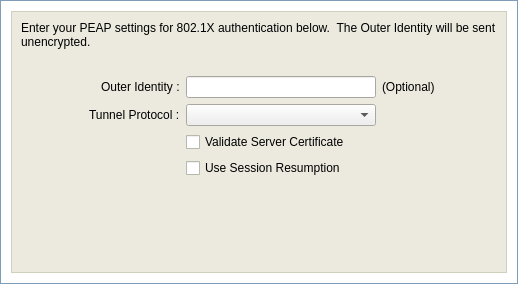
<ui version="4.0" >
 <class>Form</class>
 <widget class="QWidget" name="Form" >
  <property name="geometry" >
   <rect>
    <x>0</x>
    <y>0</y>
    <width>518</width>
    <height>284</height>
   </rect>
  </property>
  <property name="sizePolicy" >
   <sizepolicy vsizetype="Fixed" hsizetype="Fixed" >
    <horstretch>0</horstretch>
    <verstretch>0</verstretch>
   </sizepolicy>
  </property>
  <property name="minimumSize" >
   <size>
    <width>518</width>
    <height>284</height>
   </size>
  </property>
  <property name="maximumSize" >
   <size>
    <width>496</width>
    <height>262</height>
   </size>
  </property>
  <property name="windowTitle" >
   <string>Form</string>
  </property>
  <layout class="QVBoxLayout" >
   <property name="spacing" >
    <number>0</number>
   </property>
   <property name="leftMargin" >
    <number>0</number>
   </property>
   <property name="topMargin" >
    <number>0</number>
   </property>
   <property name="rightMargin" >
    <number>0</number>
   </property>
   <property name="bottomMargin" >
    <number>0</number>
   </property>
   <item>
    <widget class="QFrame" name="frameOuterCosmetic" >
     <property name="sizePolicy" >
      <sizepolicy vsizetype="Fixed" hsizetype="Preferred" >
       <horstretch>0</horstretch>
       <verstretch>0</verstretch>
      </sizepolicy>
     </property>
     <property name="minimumSize" >
      <size>
       <width>16</width>
       <height>284</height>
      </size>
     </property>
     <property name="maximumSize" >
      <size>
       <width>16777215</width>
       <height>284</height>
      </size>
     </property>
     <property name="palette" >
      <palette>
       <active>
        <colorrole role="WindowText" >
         <brush brushstyle="SolidPattern" >
          <color alpha="255" >
           <red>127</red>
           <green>157</green>
           <blue>185</blue>
          </color>
         </brush>
        </colorrole>
        <colorrole role="Base" >
         <brush brushstyle="SolidPattern" >
          <color alpha="255" >
           <red>255</red>
           <green>255</green>
           <blue>255</blue>
          </color>
         </brush>
        </colorrole>
        <colorrole role="Window" >
         <brush brushstyle="SolidPattern" >
          <color alpha="255" >
           <red>255</red>
           <green>255</green>
           <blue>255</blue>
          </color>
         </brush>
        </colorrole>
       </active>
       <inactive>
        <colorrole role="WindowText" >
         <brush brushstyle="SolidPattern" >
          <color alpha="255" >
           <red>127</red>
           <green>157</green>
           <blue>185</blue>
          </color>
         </brush>
        </colorrole>
        <colorrole role="Base" >
         <brush brushstyle="SolidPattern" >
          <color alpha="255" >
           <red>255</red>
           <green>255</green>
           <blue>255</blue>
          </color>
         </brush>
        </colorrole>
        <colorrole role="Window" >
         <brush brushstyle="SolidPattern" >
          <color alpha="255" >
           <red>255</red>
           <green>255</green>
           <blue>255</blue>
          </color>
         </brush>
        </colorrole>
       </inactive>
       <disabled>
        <colorrole role="WindowText" >
         <brush brushstyle="SolidPattern" >
          <color alpha="255" >
           <red>127</red>
           <green>127</green>
           <blue>127</blue>
          </color>
         </brush>
        </colorrole>
        <colorrole role="Base" >
         <brush brushstyle="SolidPattern" >
          <color alpha="255" >
           <red>255</red>
           <green>255</green>
           <blue>255</blue>
          </color>
         </brush>
        </colorrole>
        <colorrole role="Window" >
         <brush brushstyle="SolidPattern" >
          <color alpha="255" >
           <red>255</red>
           <green>255</green>
           <blue>255</blue>
          </color>
         </brush>
        </colorrole>
       </disabled>
      </palette>
     </property>
     <property name="autoFillBackground" >
      <bool>true</bool>
     </property>
     <property name="frameShape" >
      <enum>QFrame::Box</enum>
     </property>
     <property name="frameShadow" >
      <enum>QFrame::Plain</enum>
     </property>
     <layout class="QVBoxLayout" >
      <property name="spacing" >
       <number>10</number>
      </property>
      <property name="leftMargin" >
       <number>10</number>
      </property>
      <property name="topMargin" >
       <number>10</number>
      </property>
      <property name="rightMargin" >
       <number>10</number>
      </property>
      <property name="bottomMargin" >
       <number>10</number>
      </property>
      <item>
       <widget class="QFrame" name="frame" >
        <property name="palette" >
         <palette>
          <active>
           <colorrole role="WindowText" >
            <brush brushstyle="SolidPattern" >
             <color alpha="255" >
              <red>208</red>
              <green>208</green>
              <blue>191</blue>
             </color>
            </brush>
           </colorrole>
           <colorrole role="Base" >
            <brush brushstyle="SolidPattern" >
             <color alpha="255" >
              <red>255</red>
              <green>255</green>
              <blue>255</blue>
             </color>
            </brush>
           </colorrole>
           <colorrole role="Window" >
            <brush brushstyle="SolidPattern" >
             <color alpha="255" >
              <red>236</red>
              <green>234</green>
              <blue>223</blue>
             </color>
            </brush>
           </colorrole>
          </active>
          <inactive>
           <colorrole role="WindowText" >
            <brush brushstyle="SolidPattern" >
             <color alpha="255" >
              <red>208</red>
              <green>208</green>
              <blue>191</blue>
             </color>
            </brush>
           </colorrole>
           <colorrole role="Base" >
            <brush brushstyle="SolidPattern" >
             <color alpha="255" >
              <red>255</red>
              <green>255</green>
              <blue>255</blue>
             </color>
            </brush>
           </colorrole>
           <colorrole role="Window" >
            <brush brushstyle="SolidPattern" >
             <color alpha="255" >
              <red>236</red>
              <green>234</green>
              <blue>223</blue>
             </color>
            </brush>
           </colorrole>
          </inactive>
          <disabled>
           <colorrole role="WindowText" >
            <brush brushstyle="SolidPattern" >
             <color alpha="255" >
              <red>127</red>
              <green>127</green>
              <blue>127</blue>
             </color>
            </brush>
           </colorrole>
           <colorrole role="Base" >
            <brush brushstyle="SolidPattern" >
             <color alpha="255" >
              <red>236</red>
              <green>234</green>
              <blue>223</blue>
             </color>
            </brush>
           </colorrole>
           <colorrole role="Window" >
            <brush brushstyle="SolidPattern" >
             <color alpha="255" >
              <red>236</red>
              <green>234</green>
              <blue>223</blue>
             </color>
            </brush>
           </colorrole>
          </disabled>
         </palette>
        </property>
        <property name="autoFillBackground" >
         <bool>true</bool>
        </property>
        <property name="frameShape" >
         <enum>QFrame::Box</enum>
        </property>
        <property name="frameShadow" >
         <enum>QFrame::Plain</enum>
        </property>
        <layout class="QVBoxLayout" >
         <item>
          <widget class="QLabel" name="labelMessage" >
           <property name="palette" >
            <palette>
             <active>
              <colorrole role="WindowText" >
               <brush brushstyle="SolidPattern" >
                <color alpha="255" >
                 <red>0</red>
                 <green>0</green>
                 <blue>0</blue>
                </color>
               </brush>
              </colorrole>
             </active>
             <inactive>
              <colorrole role="WindowText" >
               <brush brushstyle="SolidPattern" >
                <color alpha="255" >
                 <red>0</red>
                 <green>0</green>
                 <blue>0</blue>
                </color>
               </brush>
              </colorrole>
             </inactive>
             <disabled>
              <colorrole role="WindowText" >
               <brush brushstyle="SolidPattern" >
                <color alpha="255" >
                 <red>118</red>
                 <green>116</green>
                 <blue>108</blue>
                </color>
               </brush>
              </colorrole>
             </disabled>
            </palette>
           </property>
           <property name="font" >
            <font>
             <family>Arial</family>
             <pointsize>9</pointsize>
            </font>
           </property>
           <property name="text" >
            <string>Enter your PEAP settings for 802.1X authentication below.  The Outer Identity will be sent unencrypted.</string>
           </property>
           <property name="wordWrap" >
            <bool>true</bool>
           </property>
          </widget>
         </item>
         <item>
          <spacer>
           <property name="orientation" >
            <enum>Qt::Vertical</enum>
           </property>
           <property name="sizeType" >
            <enum>QSizePolicy::Fixed</enum>
           </property>
           <property name="sizeHint" >
            <size>
             <width>20</width>
             <height>21</height>
            </size>
           </property>
          </spacer>
         </item>
         <item>
          <layout class="QGridLayout" >
           <item row="0" column="0" colspan="2" >
            <spacer>
             <property name="orientation" >
              <enum>Qt::Horizontal</enum>
             </property>
             <property name="sizeHint" >
              <size>
               <width>40</width>
               <height>20</height>
              </size>
             </property>
            </spacer>
           </item>
           <item row="0" column="2" >
            <widget class="QLabel" name="labelOuterId" >
             <property name="palette" >
              <palette>
               <active>
                <colorrole role="WindowText" >
                 <brush brushstyle="SolidPattern" >
                  <color alpha="255" >
                   <red>0</red>
                   <green>0</green>
                   <blue>0</blue>
                  </color>
                 </brush>
                </colorrole>
               </active>
               <inactive>
                <colorrole role="WindowText" >
                 <brush brushstyle="SolidPattern" >
                  <color alpha="255" >
                   <red>0</red>
                   <green>0</green>
                   <blue>0</blue>
                  </color>
                 </brush>
                </colorrole>
               </inactive>
               <disabled>
                <colorrole role="WindowText" >
                 <brush brushstyle="SolidPattern" >
                  <color alpha="255" >
                   <red>127</red>
                   <green>127</green>
                   <blue>127</blue>
                  </color>
                 </brush>
                </colorrole>
               </disabled>
              </palette>
             </property>
             <property name="font" >
              <font>
               <family>Arial</family>
               <pointsize>9</pointsize>
              </font>
             </property>
             <property name="text" >
              <string>Outer Identity :</string>
             </property>
            </widget>
           </item>
           <item row="0" column="3" >
            <widget class="QLineEdit" name="lineEdit" >
             <property name="sizePolicy" >
              <sizepolicy vsizetype="Fixed" hsizetype="Fixed" >
               <horstretch>0</horstretch>
               <verstretch>0</verstretch>
              </sizepolicy>
             </property>
             <property name="minimumSize" >
              <size>
               <width>190</width>
               <height>22</height>
              </size>
             </property>
             <property name="maximumSize" >
              <size>
               <width>190</width>
               <height>22</height>
              </size>
             </property>
            </widget>
           </item>
           <item row="0" column="4" >
            <widget class="QLabel" name="labelOptional" >
             <property name="palette" >
              <palette>
               <active>
                <colorrole role="WindowText" >
                 <brush brushstyle="SolidPattern" >
                  <color alpha="255" >
                   <red>0</red>
                   <green>0</green>
                   <blue>0</blue>
                  </color>
                 </brush>
                </colorrole>
               </active>
               <inactive>
                <colorrole role="WindowText" >
                 <brush brushstyle="SolidPattern" >
                  <color alpha="255" >
                   <red>0</red>
                   <green>0</green>
                   <blue>0</blue>
                  </color>
                 </brush>
                </colorrole>
               </inactive>
               <disabled>
                <colorrole role="WindowText" >
                 <brush brushstyle="SolidPattern" >
                  <color alpha="255" >
                   <red>127</red>
                   <green>127</green>
                   <blue>127</blue>
                  </color>
                 </brush>
                </colorrole>
               </disabled>
              </palette>
             </property>
             <property name="font" >
              <font>
               <family>Arial</family>
               <pointsize>9</pointsize>
              </font>
             </property>
             <property name="text" >
              <string>(Optional)</string>
             </property>
            </widget>
           </item>
           <item row="0" column="5" >
            <spacer>
             <property name="orientation" >
              <enum>Qt::Horizontal</enum>
             </property>
             <property name="sizeHint" >
              <size>
               <width>40</width>
               <height>20</height>
              </size>
             </property>
            </spacer>
           </item>
           <item row="1" column="0" >
            <spacer>
             <property name="orientation" >
              <enum>Qt::Horizontal</enum>
             </property>
             <property name="sizeHint" >
              <size>
               <width>16</width>
               <height>20</height>
              </size>
             </property>
            </spacer>
           </item>
           <item row="1" column="1" colspan="2" >
            <widget class="QLabel" name="labelProtocol" >
             <property name="palette" >
              <palette>
               <active>
                <colorrole role="WindowText" >
                 <brush brushstyle="SolidPattern" >
                  <color alpha="255" >
                   <red>0</red>
                   <green>0</green>
                   <blue>0</blue>
                  </color>
                 </brush>
                </colorrole>
               </active>
               <inactive>
                <colorrole role="WindowText" >
                 <brush brushstyle="SolidPattern" >
                  <color alpha="255" >
                   <red>0</red>
                   <green>0</green>
                   <blue>0</blue>
                  </color>
                 </brush>
                </colorrole>
               </inactive>
               <disabled>
                <colorrole role="WindowText" >
                 <brush brushstyle="SolidPattern" >
                  <color alpha="255" >
                   <red>127</red>
                   <green>127</green>
                   <blue>127</blue>
                  </color>
                 </brush>
                </colorrole>
               </disabled>
              </palette>
             </property>
             <property name="font" >
              <font>
               <family>Arial</family>
               <pointsize>9</pointsize>
              </font>
             </property>
             <property name="text" >
              <string>Tunnel Protocol :</string>
             </property>
            </widget>
           </item>
           <item row="1" column="3" >
            <widget class="QComboBox" name="comboBoxProtocol" >
             <property name="minimumSize" >
              <size>
               <width>190</width>
               <height>22</height>
              </size>
             </property>
             <property name="maximumSize" >
              <size>
               <width>190</width>
               <height>22</height>
              </size>
             </property>
            </widget>
           </item>
           <item row="1" column="4" >
            <spacer>
             <property name="orientation" >
              <enum>Qt::Vertical</enum>
             </property>
             <property name="sizeType" >
              <enum>QSizePolicy::Minimum</enum>
             </property>
             <property name="sizeHint" >
              <size>
               <width>20</width>
               <height>16</height>
              </size>
             </property>
            </spacer>
           </item>
           <item row="1" column="5" >
            <spacer>
             <property name="orientation" >
              <enum>Qt::Horizontal</enum>
             </property>
             <property name="sizeHint" >
              <size>
               <width>40</width>
               <height>20</height>
              </size>
             </property>
            </spacer>
           </item>
           <item row="2" column="0" colspan="2" >
            <spacer>
             <property name="orientation" >
              <enum>Qt::Horizontal</enum>
             </property>
             <property name="sizeHint" >
              <size>
               <width>40</width>
               <height>20</height>
              </size>
             </property>
            </spacer>
           </item>
           <item row="2" column="2" >
            <spacer>
             <property name="orientation" >
              <enum>Qt::Vertical</enum>
             </property>
             <property name="sizeType" >
              <enum>QSizePolicy::Minimum</enum>
             </property>
             <property name="sizeHint" >
              <size>
               <width>20</width>
               <height>16</height>
              </size>
             </property>
            </spacer>
           </item>
           <item row="2" column="3" >
            <widget class="QCheckBox" name="checkBoxValidateCert" >
             <property name="palette" >
              <palette>
               <active>
                <colorrole role="WindowText" >
                 <brush brushstyle="SolidPattern" >
                  <color alpha="255" >
                   <red>0</red>
                   <green>0</green>
                   <blue>0</blue>
                  </color>
                 </brush>
                </colorrole>
               </active>
               <inactive>
                <colorrole role="WindowText" >
                 <brush brushstyle="SolidPattern" >
                  <color alpha="255" >
                   <red>0</red>
                   <green>0</green>
                   <blue>0</blue>
                  </color>
                 </brush>
                </colorrole>
               </inactive>
               <disabled>
                <colorrole role="WindowText" >
                 <brush brushstyle="SolidPattern" >
                  <color alpha="255" >
                   <red>127</red>
                   <green>127</green>
                   <blue>127</blue>
                  </color>
                 </brush>
                </colorrole>
               </disabled>
              </palette>
             </property>
             <property name="font" >
              <font>
               <family>Arial</family>
               <pointsize>9</pointsize>
              </font>
             </property>
             <property name="text" >
              <string>Validate Server Certificate</string>
             </property>
            </widget>
           </item>
           <item row="2" column="4" >
            <spacer>
             <property name="orientation" >
              <enum>Qt::Vertical</enum>
             </property>
             <property name="sizeType" >
              <enum>QSizePolicy::Minimum</enum>
             </property>
             <property name="sizeHint" >
              <size>
               <width>20</width>
               <height>16</height>
              </size>
             </property>
            </spacer>
           </item>
           <item row="2" column="5" >
            <spacer>
             <property name="orientation" >
              <enum>Qt::Horizontal</enum>
             </property>
             <property name="sizeHint" >
              <size>
               <width>40</width>
               <height>20</height>
              </size>
             </property>
            </spacer>
           </item>
           <item row="3" column="0" colspan="2" >
            <spacer>
             <property name="orientation" >
              <enum>Qt::Horizontal</enum>
             </property>
             <property name="sizeHint" >
              <size>
               <width>40</width>
               <height>20</height>
              </size>
             </property>
            </spacer>
           </item>
           <item row="3" column="2" >
            <spacer>
             <property name="orientation" >
              <enum>Qt::Vertical</enum>
             </property>
             <property name="sizeType" >
              <enum>QSizePolicy::Minimum</enum>
             </property>
             <property name="sizeHint" >
              <size>
               <width>20</width>
               <height>16</height>
              </size>
             </property>
            </spacer>
           </item>
           <item row="3" column="3" >
            <widget class="QCheckBox" name="checkBoxSessionResume" >
             <property name="palette" >
              <palette>
               <active>
                <colorrole role="WindowText" >
                 <brush brushstyle="SolidPattern" >
                  <color alpha="255" >
                   <red>0</red>
                   <green>0</green>
                   <blue>0</blue>
                  </color>
                 </brush>
                </colorrole>
               </active>
               <inactive>
                <colorrole role="WindowText" >
                 <brush brushstyle="SolidPattern" >
                  <color alpha="255" >
                   <red>0</red>
                   <green>0</green>
                   <blue>0</blue>
                  </color>
                 </brush>
                </colorrole>
               </inactive>
               <disabled>
                <colorrole role="WindowText" >
                 <brush brushstyle="SolidPattern" >
                  <color alpha="255" >
                   <red>127</red>
                   <green>127</green>
                   <blue>127</blue>
                  </color>
                 </brush>
                </colorrole>
               </disabled>
              </palette>
             </property>
             <property name="font" >
              <font>
               <family>Arial</family>
               <pointsize>9</pointsize>
              </font>
             </property>
             <property name="text" >
              <string>Use Session Resumption</string>
             </property>
            </widget>
           </item>
           <item row="3" column="4" >
            <spacer>
             <property name="orientation" >
              <enum>Qt::Vertical</enum>
             </property>
             <property name="sizeType" >
              <enum>QSizePolicy::Minimum</enum>
             </property>
             <property name="sizeHint" >
              <size>
               <width>20</width>
               <height>16</height>
              </size>
             </property>
            </spacer>
           </item>
           <item row="3" column="5" >
            <spacer>
             <property name="orientation" >
              <enum>Qt::Horizontal</enum>
             </property>
             <property name="sizeHint" >
              <size>
               <width>40</width>
               <height>20</height>
              </size>
             </property>
            </spacer>
           </item>
          </layout>
         </item>
         <item>
          <spacer>
           <property name="orientation" >
            <enum>Qt::Vertical</enum>
           </property>
           <property name="sizeHint" >
            <size>
             <width>20</width>
             <height>40</height>
            </size>
           </property>
          </spacer>
         </item>
        </layout>
       </widget>
      </item>
     </layout>
    </widget>
   </item>
  </layout>
 </widget>
 <resources/>
 <connections/>
</ui>
